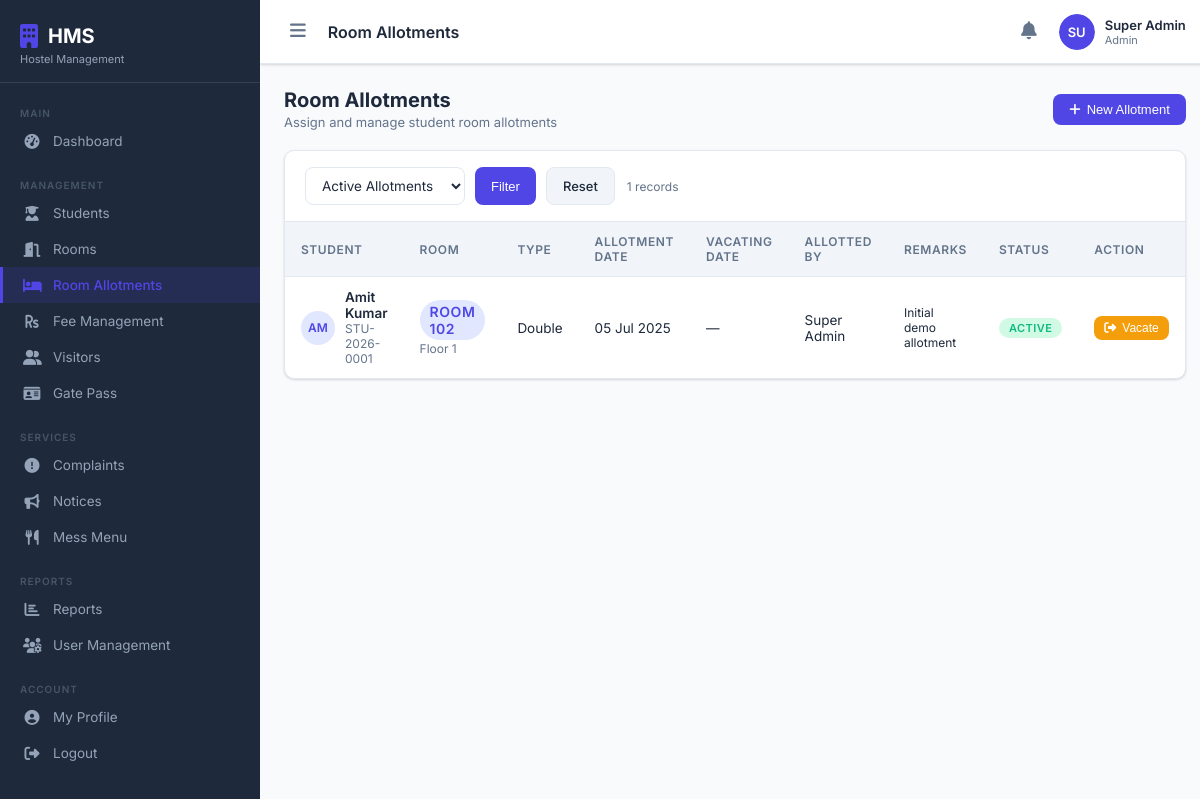
Page /php/allotments.php (signed in) on the committed database.
### tables this page shows
CREATE TABLE room_allotments (
    id INT AUTO_INCREMENT PRIMARY KEY,
    student_id INT NOT NULL,
    room_id INT NOT NULL,
    allotment_date DATE NOT NULL,
    vacating_date DATE,
    status ENUM('active','vacated') DEFAULT 'active',
    allotted_by INT,
    remarks TEXT,
    created_at TIMESTAMP DEFAULT CURRENT_TIMESTAMP,
    FOREIGN KEY (student_id) REFERENCES students(id),
    FOREIGN KEY (room_id) REFERENCES rooms(id),
    FOREIGN KEY (allotted_by) REFERENCES users(id)
);

CREATE TABLE students (
    id INT AUTO_INCREMENT PRIMARY KEY,
    user_id INT NOT NULL,
    student_id VARCHAR(20) UNIQUE NOT NULL,
    name VARCHAR(100) NOT NULL,
    email VARCHAR(100) NOT NULL,
    phone VARCHAR(15),
    dob DATE,
    gender ENUM('male','female','other'),
    address TEXT,
    guardian_name VARCHAR(100),
    guardian_phone VARCHAR(15),
    course VARCHAR(100),
    year_of_study INT,
    admission_date DATE,
    photo VARCHAR(255),
    room_id INT,
    status ENUM('active','inactive','alumni') DEFAULT 'active',
    created_at TIMESTAMP DEFAULT CURRENT_TIMESTAMP,
    FOREIGN KEY (user_id) REFERENCES users(id) ON DELETE CASCADE
);

CREATE TABLE rooms (
    id INT AUTO_INCREMENT PRIMARY KEY,
    room_number VARCHAR(10) UNIQUE NOT NULL,
    floor INT NOT NULL,
    room_type ENUM('single','double','triple','dormitory') NOT NULL,
    capacity INT NOT NULL,
    occupied INT DEFAULT 0,
    monthly_rent DECIMAL(10,2) NOT NULL,
    amenities TEXT,
    status ENUM('available','full','maintenance','reserved') DEFAULT 'available',
    created_at TIMESTAMP DEFAULT CURRENT_TIMESTAMP
);

CREATE TABLE users (
    id INT AUTO_INCREMENT PRIMARY KEY,
    name VARCHAR(100) NOT NULL,
    email VARCHAR(100) UNIQUE NOT NULL,
    password VARCHAR(255) NOT NULL,
    role ENUM('admin','warden','student') NOT NULL DEFAULT 'student',
    phone VARCHAR(15),
    profile_photo VARCHAR(255),
    is_active TINYINT(1) DEFAULT 1,
    created_at TIMESTAMP DEFAULT CURRENT_TIMESTAMP,
    updated_at TIMESTAMP DEFAULT CURRENT_TIMESTAMP ON UPDATE CURRENT_TIMESTAMP
);

### includes/config.php (called while the page is built, shortened)
<?php
function getDB() {
    static $conn = null;
    if ($conn === null) {
        $conn = new mysqli(DB_HOST, DB_USER, DB_PASS, DB_NAME);
        $conn->set_charset('utf8mb4');
    }
    return $conn;
}
function sanitize($data) {
    $db = getDB();
    return $db->real_escape_string(htmlspecialchars(trim($data)));
}
function formatDate($date) {
    return $date ? date('d M Y', strtotime($date)) : '-';
}
function paginate($total, $perPage, $currentPage) {
    $totalPages = ceil($total / $perPage);
    $offset = ($currentPage - 1) * $perPage;
    return ['totalPages' => $totalPages, 'offset' => $offset, 'currentPage' => $currentPage];
}

### php/allotments.php (the view, shortened to what this page needs)
<?php
require_once '../includes/config.php';
$db = getDB();
$status_filter = sanitize($_GET['status'] ?? 'active');
$page = max(1, (int)($_GET['page'] ?? 1));
$where = "WHERE 1=1";
if ($status_filter) $where .= " AND ra.status='$status_filter'";
$total = $db->query("SELECT COUNT(*) FROM room_allotments ra $where")->fetch_row()[0];
$pag   = paginate($total, RECORDS_PER_PAGE, $page);
$allotments = $db->query("
    SELECT ra.*, s.name AS student_name, s.student_id AS sid,
           r.room_number, r.room_type, r.floor,
           u.name AS allotted_by_name
    FROM room_allotments ra
    JOIN students s ON ra.student_id=s.id
    JOIN rooms r ON ra.room_id=r.id
    LEFT JOIN users u ON ra.allotted_by=u.id
    $where ORDER BY ra.created_at DESC
    LIMIT ".RECORDS_PER_PAGE." OFFSET {$pag['offset']}
")->fetch_all(MYSQLI_ASSOC);
require_once '../includes/header.php';
?>
<div class="page-header">
    <div><h2>Room Allotments</h2><p>Assign and manage student room allotments</p></div>
    <button class="btn btn-primary" onclick="openModal('allotModal')"><i class="fas fa-plus"></i> New Allotment</button>
</div>
<div class="card">
    <div class="filter-bar">
        <form method="GET" style="display:flex;gap:10px">
            <select name="status" class="form-control" style="width:160px">
                <option value="active" <?= $status_filter==='active'?'selected':'' ?>>Active Allotments</option>
            </select>
            <button type="submit" class="btn btn-primary">Filter</button>
            <a href="allotments.php" class="btn btn-light">Reset</a>
        </form>
        <span class="text-muted"><?= $total ?> records</span>
    </div>
    <div class="table-wrapper">
        <table>
            <thead><tr>
                <th>Student</th><th>Room</th><th>Type</th><th>Allotment Date</th>
                <th>Vacating Date</th><th>Allotted By</th><th>Remarks</th><th>Status</th><th>Action</th>
            </tr></thead>
            <tbody>
            <?php foreach ($allotments as $a): ?>
                <tr>
                    <td>
                        <div class="table-avatar">
                            <div class="avatar-sm"><?= strtoupper(substr($a['student_name'],0,2)) ?></div>
                            <div>
                                <div class="fw-600"><?= htmlspecialchars($a['student_name']) ?></div>
                                <div class="text-muted"><?= $a['sid'] ?></div>
                            </div>
                        </div>
                    </td>
                    <td><span class="badge badge-primary" style="font-size:14px">Room <?= $a['room_number'] ?></span><br><span class="text-muted">Floor <?= $a['floor'] ?></span></td>
                    <td><?= ucfirst($a['room_type']) ?></td>
                    <td><?= formatDate($a['allotment_date']) ?></td>
                    <td><?= $a['vacating_date'] ? formatDate($a['vacating_date']) : '—' ?></td>
                    <td><?= htmlspecialchars($a['allotted_by_name'] ?? '—') ?></td>
                    <td style="max-width:120px;font-size:12px"><?= htmlspecialchars($a['remarks'] ?? '—') ?></td>
                    <td><span class="badge badge-<?= $a['status']==='active'?'success':'gray' ?>"><?= ucfirst($a['status']) ?></span></td>
                    <td>
                        <?php if ($a['status'] === 'active'): ?>
                        <form method="POST" onsubmit="return confirm('Vacate this room?')">
                            <button type="submit" class="btn btn-sm btn-warning"><i class="fas fa-sign-out-alt"></i> Vacate</button>
                        </form>
                        <?php else: ?>
                            <span class="text-muted">—</span>
                        <?php endif; ?>
                    </td>
                </tr>
            <?php endforeach; ?>
            </tbody>
        </table>
    </div>
</div>
<?php require_once '../includes/footer.php'; ?>

### css/style.css (style rules this page uses)
:root { --primary: #4f46e5; --primary-dark: #3730a3; --primary-light: #e0e7ff; --secondary: #10b981; --secondary-light: #d1fae5; --danger: #ef4444; --danger-light: #fee2e2; --warning: #f59e0b; --warning-light: #fef3c7; --info: #3b82f6; --info-light: #dbeafe; --dark: #1e293b; --gray: #64748b; --light-gray: #f1f5f9; --border: #e2e8f0; --white: #ffffff; --sidebar-width: 260px; --topbar-height: 64px; --radius: 10px; --shadow: 0 1px 3px rgba(0,0,0,0.1), 0 1px 2px rgba(0,0,0,0.06); --shadow-md: 0 4px 6px rgba(0,0,0,0.07), 0 2px 4px rgba(0,0,0,0.05); --shadow-lg: 0 10px 15px rgba(0,0,0,0.1), 0 4px 6px rgba(0,0,0,0.05); --transition: all 0.3s ease; }
*, *::before, *::after { box-sizing: border-box; margin: 0; padding: 0; }
body { font-family: 'Inter', sans-serif; background: #f8fafc; color: var(--dark); display: flex; min-height: 100vh; font-size: 14px; }
a { text-decoration: none; color: inherit; }
.card { background: var(--white); border-radius: var(--radius); box-shadow: var(--shadow); border: 1px solid var(--border); overflow: hidden; }
.table-wrapper { overflow-x: auto; }
table { width: 100%; border-collapse: collapse; font-size: 13.5px; }
thead th { background: var(--light-gray); padding: 12px 16px; text-align: left; font-weight: 600; font-size: 12px; text-transform: uppercase; letter-spacing: 0.05em; color: var(--gray); border-bottom: 1px solid var(--border); }
tbody td { padding: 12px 16px; border-bottom: 1px solid var(--border); color: var(--dark); }
tbody tr:last-child td { border-bottom: none; }
.badge { display: inline-flex; align-items: center; padding: 3px 10px; border-radius: 20px; font-size: 11px; font-weight: 600; text-transform: uppercase; letter-spacing: 0.04em; }
.badge-success { background: var(--secondary-light); color: var(--secondary); }
.badge-primary { background: var(--primary-light); color: var(--primary); }
.btn { display: inline-flex; align-items: center; gap: 6px; padding: 8px 16px; border-radius: 8px; font-size: 13px; font-weight: 500; border: none; cursor: pointer; transition: var(--transition); white-space: nowrap; }
.btn-primary { background: var(--primary); color: white; }
.btn-warning { background: var(--warning); color: white; }
.btn-light { background: var(--light-gray); color: var(--dark); border: 1px solid var(--border); }
.btn-sm { padding: 5px 10px; font-size: 12px; }
.form-control { width: 100%; padding: 9px 12px; border: 1px solid var(--border); border-radius: 8px; font-size: 13.5px; font-family: inherit; background: var(--white); color: var(--dark); transition: var(--transition); }
select.form-control { cursor: pointer; }
.filter-bar { display: flex; align-items: center; gap: 12px; padding: 16px 20px; border-bottom: 1px solid var(--border); flex-wrap: wrap; }
.page-header { display: flex; align-items: center; justify-content: space-between; margin-bottom: 20px; }
.page-header h2 { font-size: 20px; font-weight: 700; }
.page-header p { font-size: 13px; color: var(--gray); margin-top: 2px; }
.text-muted { color: var(--gray); font-size: 12px; }
.fw-600 { font-weight: 600; }
.table-avatar { display: flex; align-items: center; gap: 10px; }
.avatar-sm { width: 34px; height: 34px; border-radius: 50%; background: var(--primary-light); color: var(--primary); display: flex; align-items: center; justify-content: center; font-size: 12px; font-weight: 600; flex-shrink: 0; }

### rows in the picture
room_allotments: student.name "AM", student.name "Amit Kumar", student.student_id "STU-2026-0001", room.room_number "102", room.floor "1", room.room_type "Double", allotment_date "05 Jul 2025", allotted_by.name "Super Admin", remarks "Initial demo allotment", status "ACTIVE"

### other values in the picture
$pageTitle "Room Allotments"
substr($_SESSION['name'], 0, 2) "SU"
$_SESSION['name'] "Super Admin"
$_SESSION['role'] "Admin"
$total "1"
